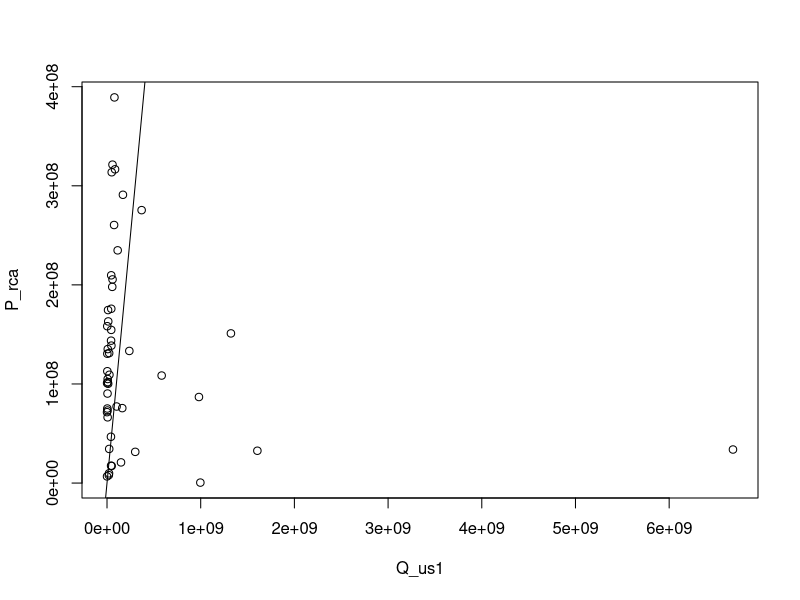
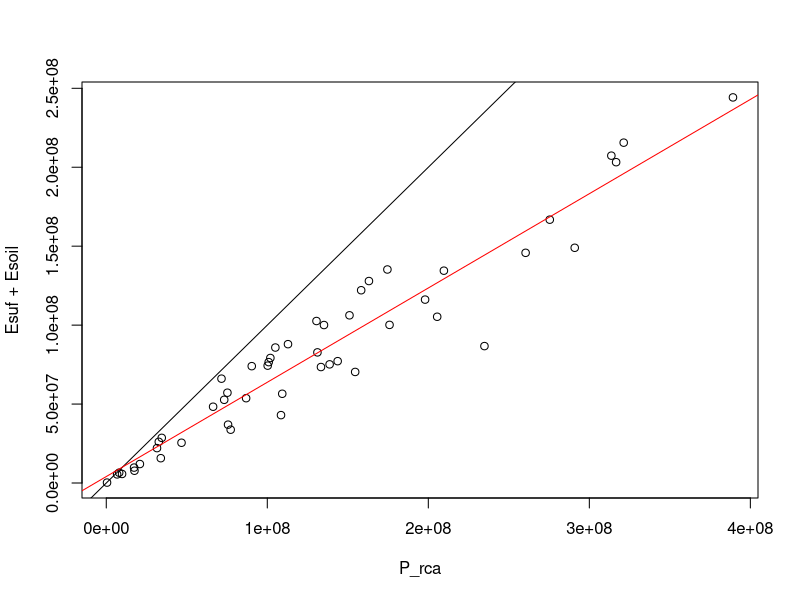
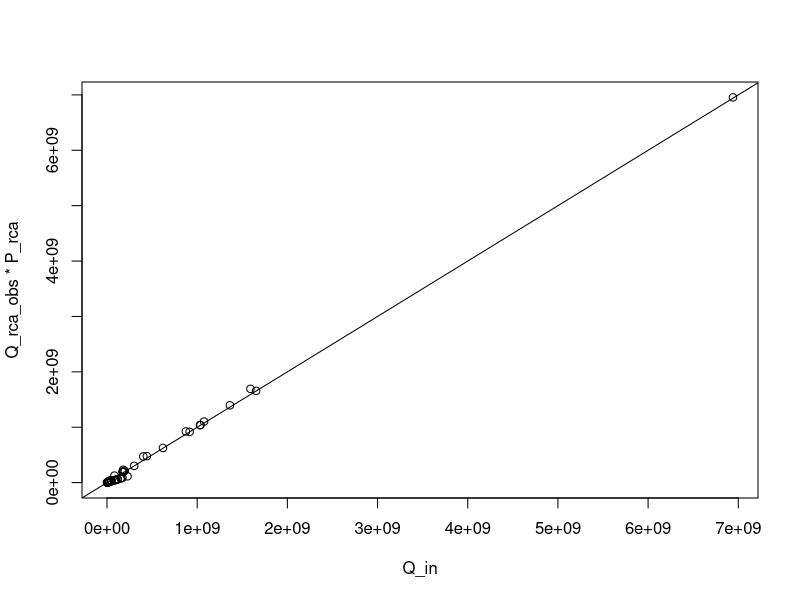
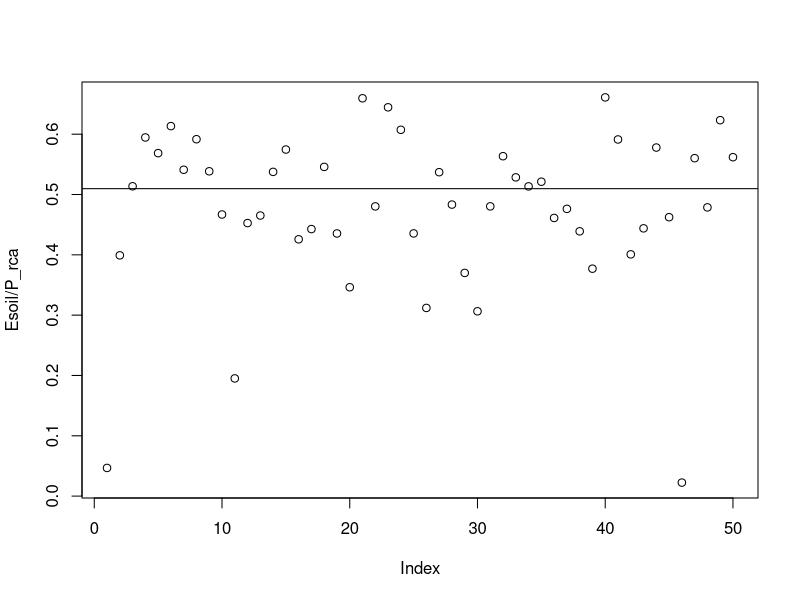
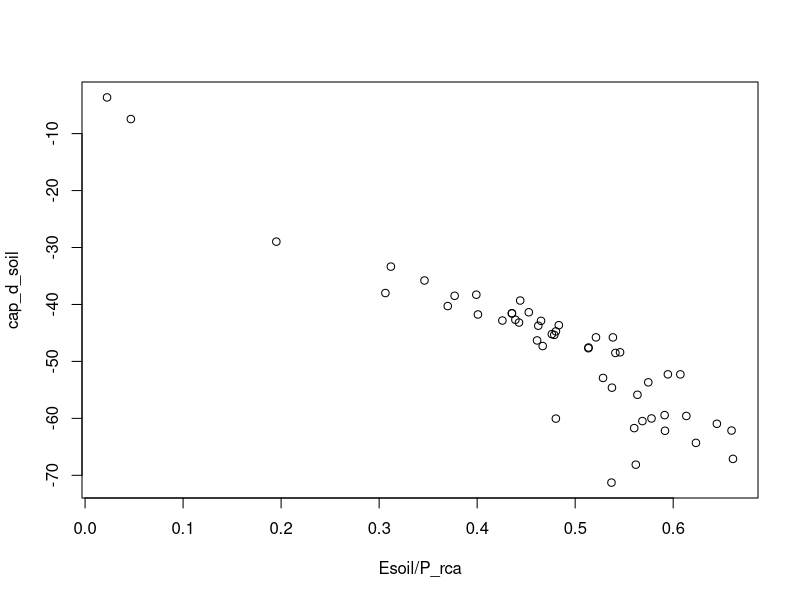
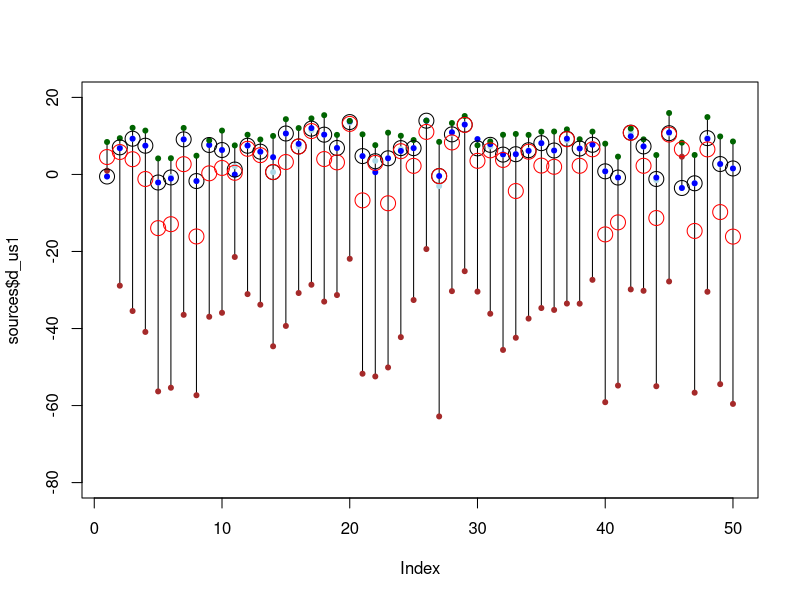
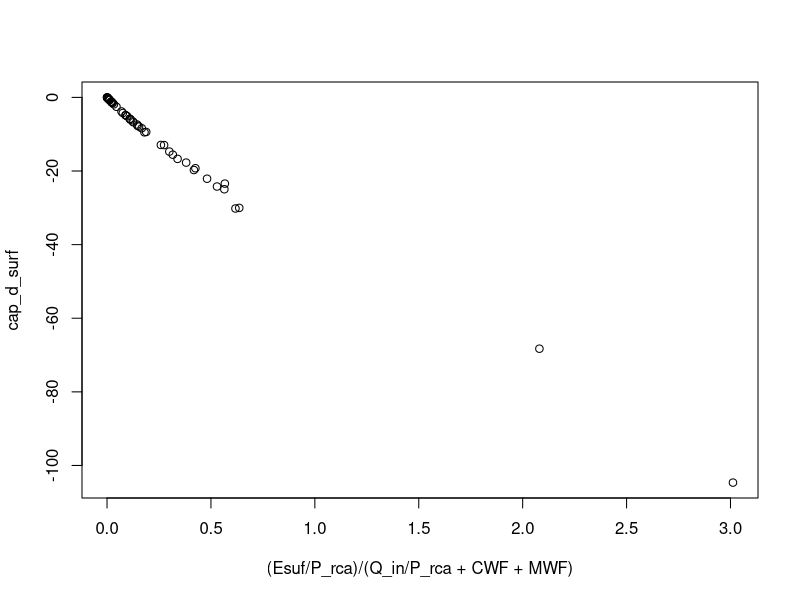
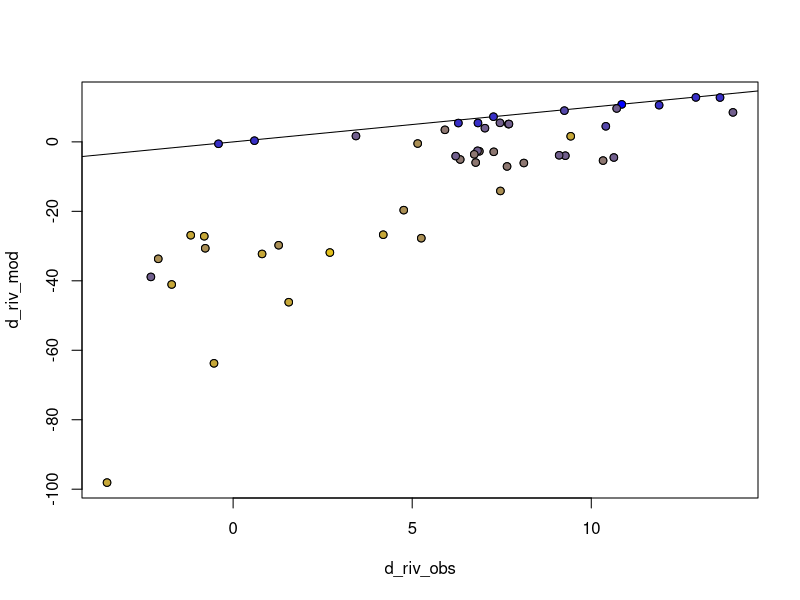

Recreate these plots in R, in order.
library(dplyr)

#load data
dstreams_era <- read.csv("data/gabe_dstreams.csv")

#normalized Qrca to precipitation of rca
dstreams_era$Q_rca_norm <- dstreams_era$q_eraS_c/dstreams_era$P_eraS_e 

#drop geometry
dstreams_bay <- dstreams_era

# Initialize columns in dstreams_bay
dstreams_bay$d_us1 <- NA
dstreams_bay$d_us2 <- NA
dstreams_bay$Q_us1 <- NA
dstreams_bay$Q_us2 <- NA
dstreams_bay$P_us1_c <- NA
dstreams_bay$P_us2_c <- NA
dstreams_bay$P_us1_e <- NA
dstreams_bay$P_us2_e <- NA

# Loop through each stream segment
for (i in 1:nrow(dstreams_bay)) {
  segment <- dstreams_bay[i, ]  # Current segment
  
  # Get upstream segment RIDs
  upstream_rid_1 <- segment$prev_str01
  upstream_rid_2 <- segment$prev_str02
  
  # Initialize upstream values (set to self-referencing for headwaters)
  d_us1 <- segment$dex_riv_pred
  d_us2 <- segment$dex_riv_pred
  Q_us1_c <- segment$q_eraS_c
  Q_us2_c <- segment$q_eraS_c
  P_us1_c <- segment$P_eraS_c
  P_us2_c <- segment$P_eraS_c
  P_us1_e <- segment$P_eraS_e
  P_us2_e <- segment$P_eraS_e
  
  # Retrieve upstream values if upstream segments exist
  if (upstream_rid_1 != 0) {
    upstream_segment_1 <- dstreams_bay[dstreams_bay$stream == upstream_rid_1, ]
    if (nrow(upstream_segment_1) > 0) {
      d_us1 <- upstream_segment_1$dex_riv_pred[1]
      Q_us1_c <- upstream_segment_1$q_eraS_c[1]
      P_us1_c <- upstream_segment_1$P_eraS_c[1]
      P_us1_e <- upstream_segment_1$P_eraS_e[1]
      
    }
  }
  
  if (upstream_rid_2 != 0) {
    upstream_segment_2 <- dstreams_bay[dstreams_bay$stream == upstream_rid_2, ]
    if (nrow(upstream_segment_2) > 0) {
      d_us2 <- upstream_segment_2$dex_riv_pred[1]
      Q_us2_c <- upstream_segment_2$q_eraS_c[1]
      P_us2_c <- upstream_segment_2$P_eraS_c[1]
      P_us2_e <- upstream_segment_2$P_eraS_e[1]
      
    }
  }
  
  # Store results back in the dataframe
  dstreams_bay$d_us1[i] <- d_us1
  dstreams_bay$d_us2[i] <- d_us2
  dstreams_bay$Q_us1_c[i] <- Q_us1_c
  dstreams_bay$Q_us2_c[i] <- Q_us2_c
  dstreams_bay$P_us1_c[i] <- P_us1_c
  dstreams_bay$P_us2_c[i] <- P_us2_c
  dstreams_bay$P_us1_e[i] <- P_us1_e
  dstreams_bay$P_us2_e[i] <- P_us2_e
}

# Make a subset
set.seed(39458)
dstreams_sub <- dstreams_bay[sample(1:nrow(dstreams_bay), 50),]

# Extract
h = as.numeric(dstreams_sub$rh13_e)/100  # rca humidity
Esuf = as.numeric(dstreams_sub$EsufS_e)  # Normalized Surface Evaporation ratio cumulative or rca?
Esoil = as.numeric(dstreams_sub$EsoilS_e) # Normalized Soil Evaporation ratio cumulative or rca?
d_p = as.numeric(dstreams_sub$dppt13_e) # rca d-excess in precipitation
d_riv_obs = as.numeric(dstreams_sub$dex_riv_pred) # Observed d-excess in river water
d_riv_obs_SE = as.numeric(dstreams_sub$dex_riv_pred_SE)  # Standard error in observed d-excess
d_us1 = as.numeric(dstreams_sub$d_us1)  # Precomputed upstream d-excess (1st upstream reach)
d_us2 = as.numeric(dstreams_sub$d_us2)  # Precomputed upstream d-excess (2nd upstream reach)
Q_us1 = as.numeric(dstreams_sub$Q_us1_c)  # Precomputed upstream runoff (1st upstream reach)
Q_us2 = as.numeric(dstreams_sub$Q_us2_c)  # Precomputed upstream runoff (2nd upstream reach)
P_rca = as.numeric(dstreams_sub$P_eraS_e) # Precip of the RCA
Q_rca_obs = as.numeric(dstreams_sub$Q_rca_norm) #Observed Qrca normalized to ppt (FROM ERA!)

# Let's look at some of the data
plot(Q_us1, P_rca)
abline(0, 1)
## Mix of headwater and few mainstem reaches

# Evap loss is ~60% of P_rca on average
plot(P_rca, Esuf + Esoil)
abline(0, 1)
mod = lm((Esuf + Esoil) ~ P_rca)
abline(mod, col = "red")
coef(mod)

# Qrca should be pretty close to the sum of the tributary inputs, which it is
Q_in = Q_us1 + Q_us2
plot(Q_in, Q_rca_obs * P_rca)
abline(0, 1)
#### This suggests to me that what you are calling Q_rca_obs here is what we
# called Q_r on the board yesterday...the total discharge from the reach 
# (which includes the tributary inflows from upstream). For consistency it
# would be better to *not* divide this by P_rca in your pre-processing. ####

# Moving to the forward model, components of P_rca, use Steve's mean values
I = 0.2
BWF = 0.62
MWF = 0.18

# Connectivity
con = 0.38  ## c is a bad variable name since it's a base function
CWF <- (con * MWF) / (1 - con)

# How close is Esoil to BWF - CWF, which should be a theoretical maximum value
plot(Esoil / P_rca)
abline(h = BWF - CWF)
#### Here we start to see a problem. The ERA Esoil values are quite large, and
# are inconsistent with Steve's mean values for BWF and connectivity, which
# suggest that only ~51% of Prca is available for evapotranspiration. So either
# the Esoil values from ERA are too high or the BWF is much higher and/or 
# connectivity lower than Steve's values in these watersheds to make the 
# mass balance work out, let alone allow for any appreciable amount of 
# transpiration. Let's keep this in mind as we look at how the isotopes are
# impacted. ####

# Soil & surface evaporation parameters
#### Note that these were backwards, soil should be ~1 and surf ~0.5 ####
theta_soil = 0.95
theta_surf = 0.55

# Epsilons
epsilon_soil <- (1 - h) * theta_soil * -107
epsilon_surf <- (1 - h) * theta_surf * -107

# Isotope effect, soil water
cap_d_soil <- (epsilon_soil / h) /
  (1 + (BWF / (Esoil / P_rca)) * ((1 - h) / h))

# Let's look at the result
# cap_d_soil should covary strongly with Esoil / P_rca, which it does
# But note that the big Esoil values make cap_d_soil large
plot(Esoil / P_rca, cap_d_soil)

# D-excess of connected water flux
d_cwf <- d_p + cap_d_soil

# Weighted d-excess of reach inflow
d_rca_in <- ((Q_us1 / P_rca ) * d_us1 + (Q_us2 / P_rca) * d_us2
             + CWF * d_cwf + d_p * MWF) / (Q_in / P_rca + CWF + MWF)

# Let's check the model by plotting the sources and river obs
sources = data.frame(d_us1, d_us2, d_cwf, d_p, d_rca_in, d_riv_obs)
sources$max = apply(sources[, 1:4], 1, max)
sources$min = apply(sources[, 1:4], 1, min)
plot(sources$d_us1, type = "n", ylim = c(-80, 20))
for(i in seq_along(sources$d_us1)){
  lines(c(i, i), c(sources$min[i], sources$max[i]))
}
points(sources$d_us1, pch = 20, col = "lightblue")
points(sources$d_us2, pch = 20, col = "blue")
points(sources$d_cwf, pch = 20, col = "brown")
points(sources$d_p, pch = 20, col = "darkgreen")
points(sources$d_riv_obs, cex = 2)
points(sources$d_rca_in, cex = 2, col = "red")

#### OK here's a fundamental problem. Because Esoil is so large in the ERA
# the D-excess of CWF is quite low (solid brown circles). The mixing problem 
# is well-posed in that for almost all segments the stream value is intermediate
# to the source values (open black circle falls w/in the range of sources). But 
# using the ERA fluxes and the ~mean estimate of connectivity to calculate the 
# flow-weighted inputs to the stream gives a lower D-excess than the observed 
# stream value in almost all cases. This is before accounting for Estream, 
# which can only shift the stream D-excess lower. So the mass balance doesn't
# check out. Either connectivity is much lower or the ERA evaporation fluxes
# are substantially overestimated. My bet is on the latter. ####

# Moving on, isotope effect of surface evaporation
#### This eqn was missing terms in the inflow, which includes trib inputs ####
cap_d_surf <- (epsilon_surf / h) /
  (1 + ((CWF + MWF + Q_in / P_rca) / (Esuf / P_rca)) * 
     ((1 - h) / h))

# cap_d_surf should be big only where Esuf is large relative to inflow, which it is
# But, again, there are some pretty large values. Two of the test reaches have 
# surface evap that exceeds P_rca (by factors of 2 and 3).
plot((Esuf / P_rca) / (Q_in / P_rca + CWF + MWF), cap_d_surf)

# Now the modeled river value
d_riv_mod <- d_rca_in + cap_d_surf

# Compare with the data, no bueno
plot(d_riv_obs, d_riv_mod)
abline(0, 1)
cf = colorRampPalette(c("gold", "blue"))
cols = cf(10)
Q_log = log(Q_in)
ci = ceiling((Q_log - min(Q_log)) / (diff(range(Q_log)) + 1) * 10)
points(d_riv_obs, d_riv_mod, pch = 21, bg = cols[ci])
#### The modeled values are the same as the d_rca_in values plotted above but
# shifted slightly lower by the effects of Esurf. So we already knew to expect 
# this result. You can see the ones that are good matches are all from reaches
# that are dominated by tributary inflow, where the evaporative isotope effects
# are diluted. ####

# Mass balance for Q_rca
Q_rca <- (Q_us1 + Q_us2) / P_rca + CWF + MWF - Esuf / P_rca
#### This eqn was missing the terms for the tributary inflows ####

# Pretty close to 1:1 after fixing the equation, which we expect from the
# plots we made of the input data at the start.
plot(Q_rca_obs, Q_rca)
abline(0, 1)
